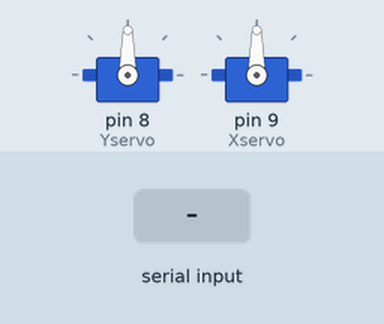
This sketch was run on a simulated Arduino Uno, built with avr-gcc and run on an emulated ATmega328P. On the bench: 2 × servo. The test bench sets the inputs (shaded band).

Above: at 1.2 s.
1.3 s: "90:45\n" received over Serial
At 3.72 s:
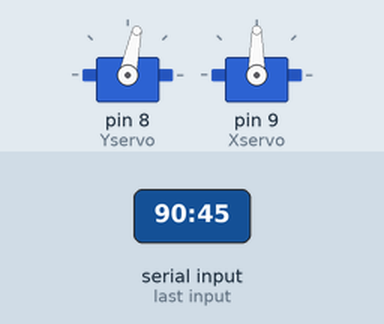
4.3 s: "30:150\n" received over Serial
At 6.72 s:
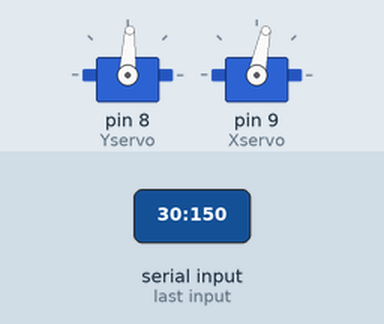
7.3 s: "5\n" received over Serial
10.3 s: "1:90\n" received over Serial
13.3 s: "30:150\n" received over Serial
At 13.54 s:
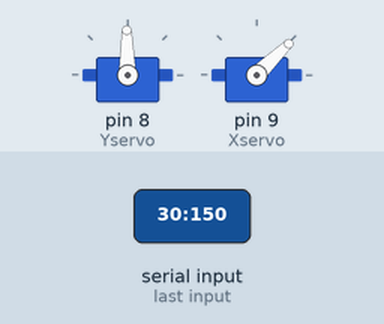
16.3 s: "200\n" received over Serial
At 16.51 s:
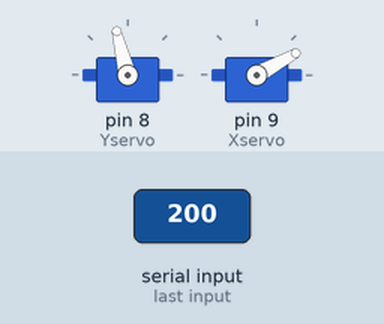
Timing chart, 0 to 22.9 s (numbered marks = the images above; inputs shaded):
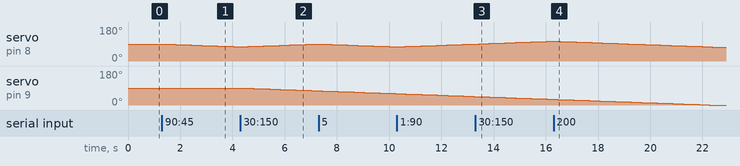

Measured:
- after the input at 1.3 s, servo on pin 8 (Yservo): moves from 90° to 75° over 2.8 s, starting after 0.12 s
- after the input at 4.3 s, servo on pin 9 (Xservo): moves from 90° to 75° over 2.8 s, starting after 0.12 s
- after the input at 13.3 s, servo on pin 8 (Yservo): moves from 90° to 105° over 2.8 s, starting after 0.14 s
- after the input at 16.3 s, servo on pin 9 (Xservo): moves from 30° to 0° over 5.8 s, starting after 0.16 s

The sketch:

Spy_Sketch.ino
```cpp
#include <Servo.h>
#include <ServoEasing.hpp>


ServoEasing Yservo; // Spin Axis
ServoEasing Xservo; // Tilt Axis

int posY = 0;
int posX = 0;
int x;
int y;
String data;

String getValue(String data, char separator, int index) {
  int found = 0;
  int strIndex[] = {0, -1};
  int maxIndex = data.length()-1;

  for (int i=0; i<=maxIndex && found<=index; i++) {
    if (data.charAt(i)==separator || i==maxIndex) {
        found++;
        strIndex[0] = strIndex[1]+1;
        strIndex[1] = (i == maxIndex) ? i+1 : i;
    }
  }

  return found>index ? data.substring(strIndex[0], strIndex[1]) : "";
}

void setup() {
  Yservo.attach(8, 15);
  Xservo.attach(9, 40);
  Serial.begin(115200);
  Serial.setTimeout(1);
}

void loop() {
  while (!Serial.available());
  data = Serial.readString();
  x = getValue(data, ':', 0).toInt();
  y = getValue(data, ':', 1).toInt();
  Xservo.startEaseTo(x, 5);
  Yservo.startEaseTo(y, 5);
}
```
